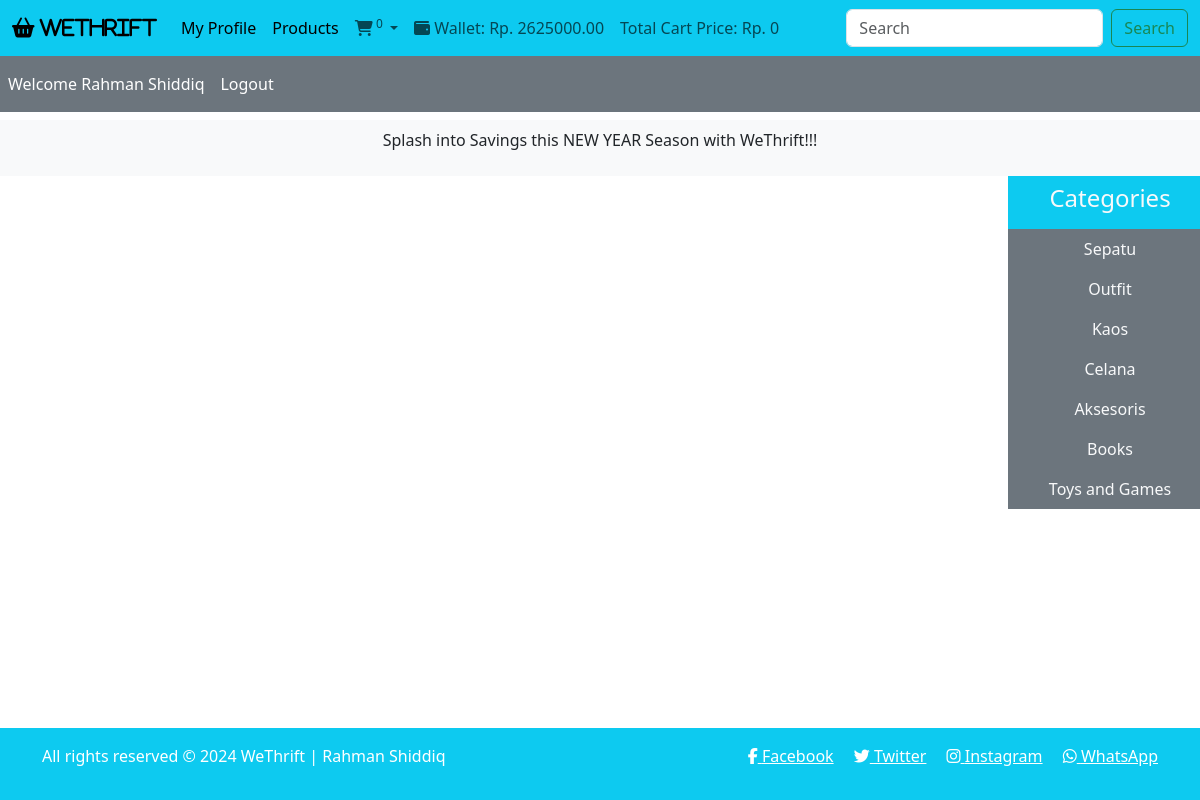
/customer_mode/search_bar.php?customer_id=51, run on the app's committed database.
### tables this page shows
CREATE TABLE `customer` (
  `customerID` int(11) NOT NULL,
  `first_name` varchar(50) NOT NULL,
  `last_name` varchar(50) DEFAULT NULL,
  `address_street` varchar(100) NOT NULL,
  `address_city` varchar(50) NOT NULL,
  `address_state` varchar(50) NOT NULL,
  `pincode` int(11) NOT NULL,
  `phone_no` bigint(20) NOT NULL,
  `email` varchar(100) NOT NULL,
  `password` varchar(50) NOT NULL,
  `dob` date NOT NULL,
  `age` int(11) DEFAULT 0,
  `gender` varchar(10) DEFAULT NULL
);

CREATE TABLE `wallet` (
  `customerID` int(11) NOT NULL,
  `balance` decimal(10,2) NOT NULL DEFAULT 0.00 CHECK (`balance` >= 0),
  `upiID` varchar(100) NOT NULL,
  `rewardPoints` int(11) NOT NULL DEFAULT 0
);

CREATE TABLE `productcategory` (
  `categoryID` int(11) NOT NULL,
  `name` varchar(50) NOT NULL,
  `noOfProducts` bigint(20) NOT NULL DEFAULT 0
);

### customer_mode/search_bar.php (the view, shortened to what this page needs)
<?php
include ('../functions/common_function.php');
if (isset ($_GET['customer_id'])) {
    $cust_id = $_GET['customer_id'];
    $get_data = "SELECT * FROM customer WHERE customerID = $cust_id;";
    $result_get = mysqli_query($con, $get_data);
    $row_data = mysqli_fetch_assoc($result_get);
    $cust_id = $row_data["customerID"];
    $cust_fname = $row_data['first_name'];
    $cust_lname = $row_data['last_name'];
    if ($cust_lname === null) {
        $cust_name = $cust_fname;
    } else {
        $cust_name = $cust_fname . ' ' . $cust_lname;
    }
}
?>
<!DOCTYPE html>
<html lang="en">
<head>
    <link href="https://cdn.jsdelivr.net/npm/bootstrap@5.3.3/dist/css/bootstrap.min.css" rel="stylesheet"
>
    <link rel="stylesheet" href="https://cdnjs.cloudflare.com/ajax/libs/font-awesome/6.5.1/css/all.min.css"
 />
    <link rel="stylesheet" href="../style.css">
</head>
<body>
    <div class="container-fluid p-0">
        <nav class="navbar navbar-expand-lg bg-info">
            <div class="container-fluid">
                <a class="navbar-brand" href="#"><i class="fa fa-shopping-basket" aria-hidden="true"> WeThrift</i></a>
                <div class="collapse navbar-collapse" id="navbarSupportedContent">
                    <ul class="navbar-nav me-auto mb-2 mb-lg-0">
                        <li class="nav-item">
                            <a class="nav-link active" aria-current="page"
                                href='profile_page.php?customer_id=<?php echo "$cust_id"; ?>'>My Profile</a>
                        </li>
                        <li class="nav-item">
                            <a class="nav-link active"
                                href='index.php?customer_id=<?php echo "$cust_id"; ?>'>Products</a>
                        </li>
                        <li class="nav-item dropdown">
                            <a class="nav-link dropdown-toggle" href="#" id="navbarDropdown" role="button"
                                data-bs-toggle="dropdown" aria-expanded="false">
                                <i id="shopping-cart-icon" class="fa fa-shopping-cart"></i><sup>
                                    <?php cart_item($cust_id); ?>
                                </sup>
                            </a>
                        </li>
                        <li class="wallet">
                            <a href="#" class="nav-link"><i class="fa fa-wallet"></i> Wallet: Rp.
                                <?php echo wallet($cust_id); ?>
                            </a>
                        </li>
                        <li class="total_price">
                            <a href="#" class="nav-link">Total Cart Price: Rp.
                                <?php echo total_cart($cust_id); ?>
                            </a>
                        </li>
                    </ul>
                    <form class="d-flex" role="search" action="" method="get">
                        <input class="form-control me-2" type="search" placeholder="Search" aria-label="Search"
                            name="search_bar">
                        <input type="submit" value="Search" class="btn btn-outline-success" name="search_data">
                    </form>
                </div>
            </div>
        </nav>
        <nav class="navbar navbar-expand-lg navbar-dark bg-secondary">
            <ul class="navbar-nav me-auto">
                <li class="nav-item">
                    <a class="nav-link active" href="">Welcome
                        <?php echo "$cust_name"; ?>
                    </a>
                </li>
                <li class="nav-item">
                    <a class="nav-link active" href="../start.php">Logout</a>
                </li>
            </ul>
        </nav>
        <div class="bg-light p-2 mt-2">
            <p class="text-center">Splash into Savings this NEW YEAR Season with WeThrift!!!</p>
        </div>
        <div class="row">
            <div class="col-md-10">
            </div>
            <div class="col-md-2 bg-secondary p-0">
                <ul class="navbar-nav me-auto text-center">
                    <li class="nav-item bg-info">
                        <a href="#" class="nav-link text-light">
                            <h4>Categories</h4>
                        </a>
                    </li>
                    <?php
                    display_categories($cust_id);
                    ?>
                </ul>
            </div>
        </div>
        <?php
        include ("../includes/footer.php");
        ?>
    </div>
</body>
</html>

### functions/common_function.php (shortened to what this page needs)
<?php
include ('../includes/connect.php');
function display_categories($cust_id)
{
    global $con;
    $select_cat = "SELECT * FROM productCategory;";
    $cat_result = mysqli_query($con, $select_cat);
    while ($row = mysqli_fetch_assoc($cat_result)) {
        $cat_name = $row["name"];
        $cat_id = $row["categoryID"];
        echo "<li class='nav-item'>
                            <a href='index.php?customer_id=$cust_id&cat=$cat_id' class='nav-link text-light'>$cat_name</a>
                        </li>";
    }
}
function cart_item($cust_id)
{
    global $con;
    $user_id = $cust_id;
    $select_cart = "SELECT * FROM addstocart WHERE customerID = '$user_id'";
    $result_cart = mysqli_query($con, $select_cart);
    $count_items = mysqli_num_rows($result_cart);
    echo $count_items;
}
function total_cart($cust_id)
{
    global $con;
    $user_id = $cust_id;
    $total = 0;
    $select_cart = "SELECT * FROM addstocart WHERE customerID = '$user_id'";
    $result_cart = mysqli_query($con, $select_cart);
    return $total;
}
function wallet($cust_id)
{
    global $con;
    $user_id = $cust_id;
    $select_wallet = "SELECT * FROM wallet where customerID = '$user_id'";
    $result_wallet = mysqli_query($con, $select_wallet);
    $row_wallet = mysqli_fetch_assoc($result_wallet);
    $wallet = $row_wallet['balance'];
    return $wallet;
}
        ?>

### style.css (style rules this page uses)
* { margin: 0; padding: 0; box-sizing: border-box; }

### customer_mode/search_bar.php (style rules this page uses)
body { overflow-x: hidden; }

### includes/footer.php (style rules this page uses)
body { margin: 0; padding: 0; min-height: 100vh; position: relative; }

### data on the page
customer: customerID.balance "2625000.00", cust_name "Rahman Shiddiq"
productcategory: name "Sepatu"
productcategory: name "Outfit"
productcategory: name "Kaos"
productcategory: name "Celana"
productcategory: name "Aksesoris"
productcategory: name "Books"
productcategory: name "Toys and Games"

### other printed values
$count_items "0"
total_cart($cust_id) "0"
